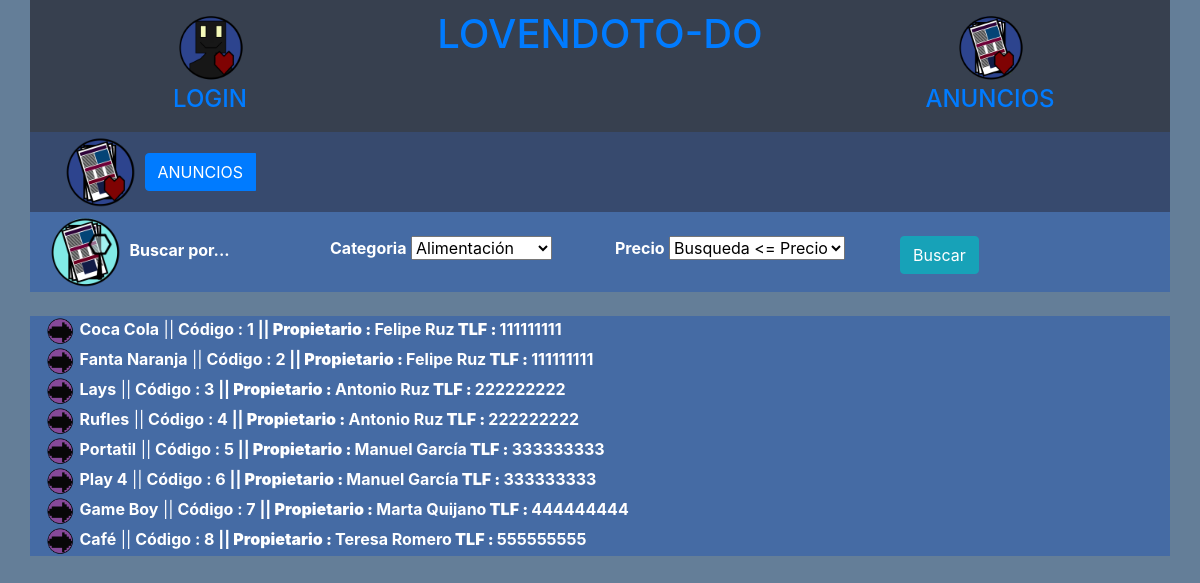
The app's page /view/view-ad-nolog.php with its own data.
### tables this page shows
CREATE TABLE `anuncio` (
  `cod_usuario` varchar(9) NOT NULL,
  `cod_anuncio` varchar(9) NOT NULL,
  `titulo` varchar(20) NOT NULL,
  `prec_prod` decimal(10,2) NOT NULL,
  `prec_venta` decimal(10,2) NOT NULL,
  `porcentaje` decimal(3,2) NOT NULL,
  `categoria` varchar(30) NOT NULL,
  `info` varchar(50) NOT NULL,
  `img` varchar(50) NOT NULL,
  `fech_reg` date NOT NULL
);

CREATE TABLE `usuario` (
  `dni` varchar(9) NOT NULL,
  `tip_user` varchar(9) NOT NULL,  
  `nom` varchar(30) NOT NULL,
  `ape` varchar(30) NOT NULL,
  `user` varchar(15) NOT NULL,
  `pass` varchar(15) NOT NULL,
  `tlf` int(9) NOT NULL,
  `cp` int(5) NOT NULL,
  `direccion` int(30) NOT NULL,
  `poblacion` varchar(30) NOT NULL,
  `provincia` varchar(30) NOT NULL,
  `twitter` varchar(15) NOT NULL,
  `blog` varchar(50) NOT NULL,
  `fecha_reg` date NOT NULL,
  `email` varchar(30) NOT NULL,
   `img` varchar(50) NOT NULL
);

### db/db.php (called while the page is built)
<?php
class Conectar{
    public static function conexion(){
        $conexion = new PDO("mysql:host=localhost;dbname=db_lovendotodo",'root','');
		    $conexion ->setAttribute(PDO::ATTR_ERRMODE, PDO::ERRMODE_EXCEPTION);
        return $conexion;
    }
}
?>

### controllers/personas_controller.php (called while the page is built, shortened)
<?php
class Controlador{
	public function __construct()
	{
		require_once("../models/personas_model.php");
	}
  	public function anuncios_all()
	{
		try {
			$per=new personas_model();
			$query="select u.*,a.* from usuario u inner join anuncio a on u.dni=a.cod_usuario order by a.cod_anuncio";
			$datos=$per->ejecuta_consulta($query);
		require_once("../view/view_user_anuncio.php");
		} catch (PDOException $ex) {
		}
  	}
}
?>

### models/personas_model.php (called while the page is built, shortened)
<?php
class personas_model{
    private $conexion;
    public function __construct(){
        $this->conexion=Conectar::conexion();
    }
    public function ejecuta_consulta($query){
        $consulta=$this->conexion->prepare($query);
        $consulta->execute();
        $fila=$consulta->fetchAll(PDO::FETCH_ASSOC);
        return $fila;
    }
}
?>

### view/view_user_anuncio.php (the view)
<?php
            $n_reg=1;
            foreach ($datos as $dato) {
            echo   '<div class="panel panel-success">
                        <div class="panel-heading"><IMG src="../resources/arrows/arrow-right.png" width="30" height="30" data-toggle="collapse" data-target="#demo'.$n_reg.'">
                            <b>'.$dato["titulo"].'</b>'.' ||<b>  Código : '.$dato["cod_anuncio"].' ||<b>   Propietario : </b>'.$dato["nom"].' '.$dato["ape"].'<b> TLF : </b>'.$dato["tlf"].'</div>
                            <div class="row">
                                <div id="demo'.$n_reg.'" class="collapse">
                                    <div class="col-md-12">
                                        <div class="panel-body"><b>Precio : </b> <span class="label label-primary">'.$dato["prec_prod"].' ||<b> Precio de venta:</b> </b> <span class="label label-primary">'.$dato["prec_venta"].' ||<b> Porcentaje :</b> </b> <span class="label label-primary">'.$dato["porcentaje"].'</span></div>
                                        <div class="panel-body"><b>Categoría : </b> <span class="label label-primary">'.$dato["categoria"].'</span></div>
                                        <div class="panel-body"><b>Información : </b> <span class="label label-primary">'.$dato["info"].'</span></div>
                                    </div>
                                    <div class="col-md-6">
                                        <div class="panel-body"><b>Imagen : </b> <span class="label label-primary">'.$dato["img"].'</span></div>
                                    </div>
                                </div>
                            </div>
                    </div>';
                    $n_reg=$n_reg+1;
            }
?>

### include/header.php (shortened to what this page needs)
<link rel="stylesheet" href="https://maxcdn.bootstrapcdn.com/bootstrap/4.0.0-beta.2/css/bootstrap.min.css">

### view/view-head-log.php
<?php
	echo '<div class="container" style="text-align: center; padding: 10px 0; background-color: #37404f; color: white;">';
	echo '		<div class="row">';
	echo '			<div class="col-md-4">';
					if(!isset($_SESSION["usuario"]))
					{
	echo '				<a href="view-login.php">
							<img src="../resources/user/user-basic.png" width="75" height="75"></img>
							<h4> LOGIN </h4>
						</a>';
					}
					else
					{
	echo				'<a href="view-user-log.php">
							<img src="../resources/images/user/user-basic.png" width="100" height="100"><h7> Bienvenido: '.$_SESSION["usuario"].'</h7>
						</a>
						<a href="view/body-user-cerrar.php"><img src="resources/images/user/user-del.png" width="80" height="80"><h7> Cerrar Sesion </h7> </a>';
					}
	echo '			</div>';
	echo '			<div class="col-md-4">';
	echo '				<a href=""><h1>LOVENDOTO-DO</h1></a>';
	echo '			</div>';
	echo '			<div class="col-md-4">
						<img src="../resources/ad/ad-base.png" width="75" height="75">
						<a href="view-ad-nolog.php"><h4> ANUNCIOS </h4> </a>';
	echo '			</div>';
	echo '		</div>';
	echo '</div>';
?>

### view/view-ad-nolog.php
<?php
	include '../include/header.php';
	include 'view-head-log.php';
echo	'<body style="background-color:#647e98; color: white; font-family: "Consolas"; ">
			<div class="container" style="background-color:#374a6e;">
				<div class="col-md-6 col-center">
					<IMG src="../resources/ad/ad-base.png" width="80" height="80">
					<div class="btn-group">
					  	<button type="button" class="btn btn-primary" data-toggle="dropdown"> ANUNCIOS<span class="caret"></span></button>
					  	<ul class="dropdown-menu" role="menu">
							<li><a href="#">Recargar</a></li>
							<li><a href="#">Volver a portada</a></li>
				  		</ul>
					</div>
				</div>
			</div>
			<div class="container" style="background-color:#456ba4;">
				<div class="row">
					<div class="col-md-3" >
				    	<IMG src="../resources/ad/ad-find.png" width="80" height="80" data-toggle="collapse" data-target="#demo7">
						<b> Buscar por...  </b><i class="fa fa-eye"></i>
					</div>
					<div class="col-md-3" >
					<br>
						<label><b> Categoria </b></label>
						<select name="select_cat">
						  	<option value="1-c">Alimentación</option>
						 	<option value="2-c">Tecnología</option>
						 	<option value="3-c">Entretenimiento</option>
						 	<option value="4-c">Juguetes</option>
						</select>
					</div>
					<div class="col-md-3" >
						<br>
						<label><b> Precio </b></label>
						<select name="select_prec">
  							<option value="1-p">Busqueda <= Precio</option>
						  	<option value="2-p">Busqueda >= Precio </option>
						</select>
				    </div>
				    <div class="col-md-3" >
				    <br>
						<input type="button" class="btn btn-info" name="bt_buscar" value="Buscar">
				    </div>
				</div>
			</div>
			<br>
			<div class="container" style="background-color:#456ba4;">';
					require_once("../db/db.php");
					require_once("../controllers/personas_controller.php");
					$controlador =new controlador();
					$controlador->anuncios_all();
echo		'</div>
	</body>';
?>

### records on screen
anuncio: titulo "Coca Cola", cod_anuncio "1", cod_usuario.nom "Felipe", cod_usuario.ape "Ruz", cod_usuario.tlf "111111111"
anuncio: titulo "Fanta Naranja", cod_anuncio "2", cod_usuario.nom "Felipe", cod_usuario.ape "Ruz", cod_usuario.tlf "111111111"
anuncio: titulo "Lays", cod_anuncio "3", cod_usuario.nom "Antonio", cod_usuario.ape "Ruz", cod_usuario.tlf "222222222"
anuncio: titulo "Rufles", cod_anuncio "4", cod_usuario.nom "Antonio", cod_usuario.ape "Ruz", cod_usuario.tlf "222222222"
anuncio: titulo "Portatil", cod_anuncio "5", cod_usuario.nom "Manuel", cod_usuario.ape "García", cod_usuario.tlf "333333333"
anuncio: titulo "Play 4", cod_anuncio "6", cod_usuario.nom "Manuel", cod_usuario.ape "García", cod_usuario.tlf "333333333"
anuncio: titulo "Game Boy", cod_anuncio "7", cod_usuario.nom "Marta", cod_usuario.ape "Quijano", cod_usuario.tlf "444444444"
anuncio: titulo "Café", cod_anuncio "8", cod_usuario.nom "Teresa", cod_usuario.ape "Romero", cod_usuario.tlf "555555555"
